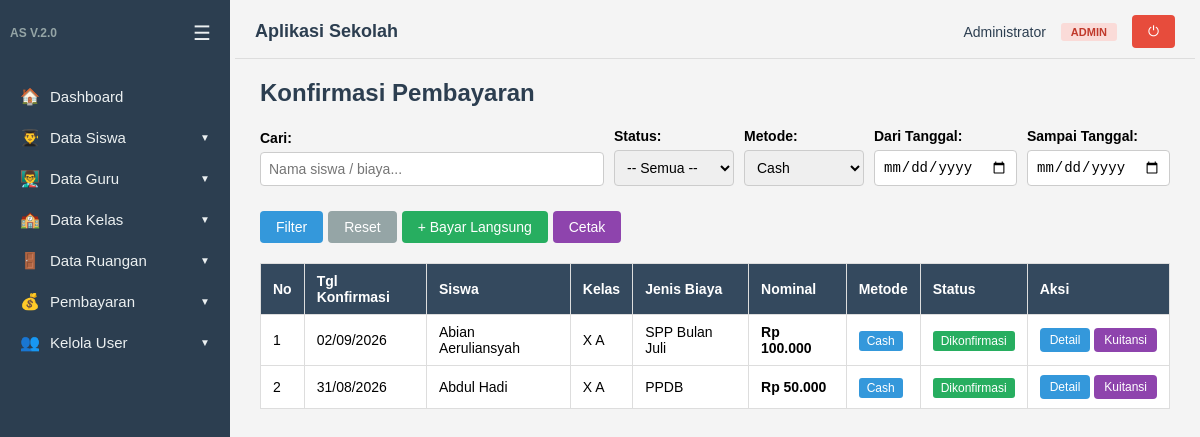
The app's page /pembayaran/konfirmasi.php?metode_filter=cash (signed in) with its own data.
### tables this page shows
CREATE TABLE `pembayaran` (
  `id` int(11) NOT NULL,
  `id_siswa` int(11) NOT NULL,
  `id_aturan` int(11) NOT NULL,
  `nominal_bayar` int(11) NOT NULL,
  `metode_bayar` enum('cash','transfer','ewallet') NOT NULL,
  `bukti_bayar` varchar(255) DEFAULT NULL,
  `status` enum('belum','pending','dikonfirmasi','ditolak') NOT NULL DEFAULT 'belum',
  `keterangan` text DEFAULT NULL,
  `catatan_admin` text DEFAULT NULL,
  `tanggal_bayar` date NOT NULL,
  `tanggal_konfirmasi` datetime DEFAULT NULL,
  `created_at` timestamp NOT NULL DEFAULT current_timestamp()
);

CREATE TABLE `datasiswa` (
  `id` int(5) NOT NULL,
  `nama` varchar(50) NOT NULL,
  `status` enum('aktif','tidak aktif') NOT NULL DEFAULT 'aktif',
  `tanggal_lahir` date NOT NULL,
  `alamat` varchar(100) NOT NULL,
  `foto` varchar(100) DEFAULT NULL,
  `id_kelas` int(11) DEFAULT NULL
);

CREATE TABLE `datakelas` (
  `id_kelas` int(11) NOT NULL,
  `namakelas` varchar(100) NOT NULL,
  `tingkat` enum('X','XI','XII') NOT NULL,
  `tahunajaran` varchar(20) NOT NULL,
  `idguru` int(11) DEFAULT NULL,
  `idsiswa` int(11) DEFAULT NULL,
  `idruang` int(11) DEFAULT NULL
);

CREATE TABLE `aturan_pembayaran` (
  `id` int(11) NOT NULL,
  `nama_biaya` varchar(100) NOT NULL,
  `nominal` int(11) NOT NULL,
  `keterangan` text DEFAULT NULL,
  `target` enum('semua','kelas','tingkat','siswa') NOT NULL DEFAULT 'semua',
  `target_id` text DEFAULT NULL,
  `created_at` timestamp NOT NULL DEFAULT current_timestamp()
);

### pembayaran/konfirmasi.php (the view, shortened to what this page needs)
<?php
include dirname(__DIR__) . '/auth.php';
$perPage = 10;
$page = isset($_GET['page']) ? max(1, (int)$_GET['page']) : 1;
$search = isset($_GET['search']) ? mysqli_real_escape_string($koneksi, $_GET['search']) : '';
$filter_status = isset($_GET['status_filter']) ? mysqli_real_escape_string($koneksi, $_GET['status_filter']) : '';
$filter_metode = isset($_GET['metode_filter']) ? mysqli_real_escape_string($koneksi, $_GET['metode_filter']) : '';
$tgl_dari = isset($_GET['tgl_dari']) ? mysqli_real_escape_string($koneksi, $_GET['tgl_dari']) : '';
$tgl_sampai = isset($_GET['tgl_sampai']) ? mysqli_real_escape_string($koneksi, $_GET['tgl_sampai']) : '';
$where = "WHERE p.status != 'belum'";
if ($filter_metode) {
    $where .= " AND p.metode_bayar = '$filter_metode'";
}
$offset = ($page - 1) * $perPage;
$query = "SELECT p.*, s.nama as nama_siswa, k.namakelas, a.nama_biaya
          FROM pembayaran p
          LEFT JOIN datasiswa s ON p.id_siswa = s.id
          LEFT JOIN datakelas k ON s.id_kelas = k.id_kelas
          LEFT JOIN aturan_pembayaran a ON p.id_aturan = a.id
          $where
          ORDER BY p.tanggal_konfirmasi DESC, p.created_at DESC
          LIMIT $perPage OFFSET $offset";
$data = mysqli_query($koneksi, $query);
$filterParams = http_build_query(array_filter([
    'search' => $search, 'status_filter' => $filter_status,
    'metode_filter' => $filter_metode, 'tgl_dari' => $tgl_dari, 'tgl_sampai' => $tgl_sampai
]));
$statusColor = [
    'belum' => '#95a5a6', 'pending' => '#f39c12',
    'dikonfirmasi' => '#27ae60', 'ditolak' => '#e74c3c'
];
$metodeLabel = ['cash' => 'Cash', 'transfer' => 'Transfer', 'ewallet' => 'E-Wallet'];
include dirname(__DIR__) . '/layout/header.php';
?>
<h2>Konfirmasi Pembayaran</h2>
<form method="GET" style="margin-bottom: 20px; display: flex; gap: 10px; flex-wrap: wrap; align-items: end;">
    <div style="flex: 1; min-width: 150px;">
        <label>Cari:</label><br>
        <input type="text" name="search" value="<?= htmlspecialchars($search) ?>" placeholder="Nama siswa / biaya...">
    </div>
    <div style="min-width: 120px;">
        <label>Status:</label><br>
        <select name="status_filter">
            <option value="">-- Semua --</option>
        </select>
    </div>
    <div style="min-width: 120px;">
        <label>Metode:</label><br>
        <select name="metode_filter">
            <option value="cash" <?= $filter_metode === 'cash' ? 'selected' : '' ?>>Cash</option>
        </select>
    </div>
    <div style="min-width: 130px;">
        <label>Dari Tanggal:</label><br>
        <input type="date" name="tgl_dari" value="<?= htmlspecialchars($tgl_dari) ?>">
    </div>
    <div style="min-width: 130px;">
        <label>Sampai Tanggal:</label><br>
        <input type="date" name="tgl_sampai" value="<?= htmlspecialchars($tgl_sampai) ?>">
    </div>
    <div style="display: flex; gap: 5px; align-items: end;">
        <button class="btn" type="submit">Filter</button>
        <a class="btn" href="konfirmasi.php" style="background:#95a5a6;">Reset</a>
        <a class="btn btn-success" href="bayar_langsung.php">+ Bayar Langsung</a>
        <a class="btn" href="cetak_konfirmasi.php?<?= $filterParams ?>" target="_blank" style="background:#8e44ad;">Cetak</a>
    </div>
</form>
<table>
    <tr>
        <th>No</th>
        <th>Tgl Konfirmasi</th>
        <th>Siswa</th>
        <th>Kelas</th>
        <th>Jenis Biaya</th>
        <th>Nominal</th>
        <th>Metode</th>
        <th>Status</th>
        <th>Aksi</th>
    </tr>
    <?php
    $no = $offset + 1;
    if (mysqli_num_rows($data) === 0) : ?>
        <tr><td colspan="9" style="text-align:center; padding:20px;">Tidak ada data</td></tr>
    <?php else: ?>
        <?php while ($row = mysqli_fetch_assoc($data)) : ?>
            <tr style="<?= $row['status'] === 'pending' ? 'background:#fffde7;' : '' ?>">
                <td><?= $no++; ?></td>
                <td><?= $row['tanggal_konfirmasi'] ? date('d/m/Y', strtotime($row['tanggal_konfirmasi'])) : '-' ?></td>
                <td><?= htmlspecialchars($row['nama_siswa'] ?? '-') ?></td>
                <td><?= htmlspecialchars($row['namakelas'] ?? '-') ?></td>
                <td><?= htmlspecialchars($row['nama_biaya'] ?? '-') ?></td>
                <td style="font-weight:bold;">Rp <?= number_format($row['nominal_bayar'], 0, ',', '.') ?></td>
                <td><span style="padding:3px 8px; border-radius:3px; background:#3498db; color:#fff; font-size:12px;"><?= $metodeLabel[$row['metode_bayar']] ?? $row['metode_bayar'] ?></span></td>
                <td><span style="padding:3px 8px; border-radius:3px; background:<?= $statusColor[$row['status']] ?>; color:#fff; font-size:12px;"><?= ucfirst(str_replace('_', ' ', $row['status'])) ?></span></td>
                <td style="white-space:nowrap;">
                    <a class="btn" href="detail_pembayaran.php?id=<?= $row['id'] ?>" style="padding:5px 10px; font-size:12px;">Detail</a>
                    <?php if ($row['status'] === 'dikonfirmasi') : ?>
                        <a class="btn" href="kuitansi.php?id=<?= $row['id'] ?>" target="_blank" style="padding:5px 10px; font-size:12px; background:#8e44ad;">Kuitansi</a>
                    <?php endif; ?>
                </td>
            </tr>
        <?php endwhile; ?>
    <?php endif; ?>
</table>
<?php include dirname(__DIR__) . '/layout/footer.php'; ?>

### layout/header.php (style rules this page uses)
* { box-sizing: border-box; margin: 0; padding: 0; }
body { font-family: Arial, Helvetica, sans-serif; background: #f4f4f4; display: flex; min-height: 100vh; }
h2 { margin-bottom: 20px; color: #2c3e50; }
table { border-collapse: collapse; width: 100%; background: #fff; margin-bottom: 15px; }
table th, table td { border: 1px solid #ddd; padding: 9px 12px; text-align: left; font-size: 14px; }
table th { background: #34495e; color: #fff; }
label { font-weight: bold; font-size: 14px; }
input[type=text], input[type=date], input[type=number], input[type=file], select { padding: 8px; width: 100%; max-width: 400px; margin: 5px 0 15px; border: 1px solid #ccc; border-radius: 4px; font-size: 14px; }
.btn { display: inline-block; background: #3498db; color: #fff; border: 0; padding: 8px 16px; border-radius: 4px; cursor: pointer; text-decoration: none; font-size: 14px; }
.btn-success { background: #27ae60; }

### records on screen
pembayaran: tanggal_konfirmasi "02/09/2026", id_siswa.nama "Abian Aeruliansyah", datakelas.namakelas "X A", id_aturan.nama_biaya "SPP Bulan Juli", nominal_bayar "100.000", metode_bayar "Cash", status "Dikonfirmasi"
pembayaran: tanggal_konfirmasi "31/08/2026", id_siswa.nama "Abdul Hadi", datakelas.namakelas "X A", id_aturan.nama_biaya "PPDB", nominal_bayar "50.000", metode_bayar "Cash", status "Dikonfirmasi"

### other values on screen
$item['icon'] "🏠"
$item['label'] "Dashboard"
$item['icon'] "👨‍🎓"
$item['label'] "Data Siswa"
$item['icon'] "👨‍🏫"
$item['label'] "Data Guru"
$item['icon'] "🏫"
$item['label'] "Data Kelas"
$item['icon'] "🚪"
$item['label'] "Data Ruangan"
$item['icon'] "💰"
$item['label'] "Pembayaran"
$item['icon'] "👥"
$item['label'] "Kelola User"
$user['nama_lengkap'] "Administrator"
